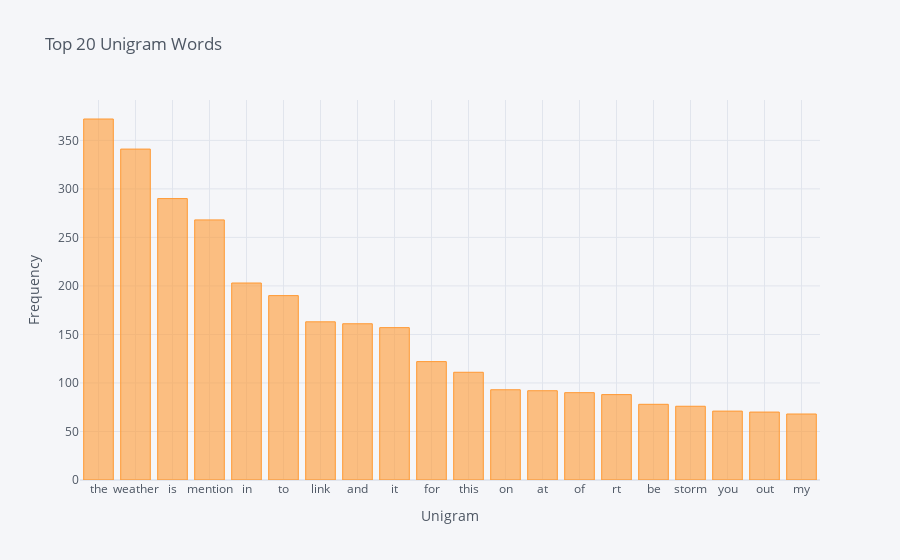

Here is the notebook cell this chart was saved with:
### Markdown cell above
##### Unigrams

### Code cell
words = get_top_n_words(df['text'], 20)
dfUni = pd.DataFrame(words, columns = ['Unigram','Frequency'])
dfUni = dfUni.set_index('Unigram')
dfUni.iplot(kind = 'bar', xTitle='Unigram', yTitle='Frequency', title = 'Top 20 Unigram Words')

### Figure 1 — Plotly figure (JSON) as saved in the notebook; plotly's stock layout.template omitted (floating-point values rounded to 4 significant figures)
{"data": [{"marker": {"color": "rgba(255, 153, 51, 0.6)", "line": {"color": "rgba(255, 153, 51, 1.0)", "width": 1}}, "name": "Frequency", "orientation": "v", "text": "", "type": "bar", "x": ["the", "weather", "is", "mention", "in", "to", "link", "and", "it", "for", "this", "on", "at", "of", "rt", "be", "storm", "you", "out", "my"], "y": [372, 341, 290, 268, 203, 190, 163, 161, 157, 122, 111, 93, 92, 90, 88, 78, 76, 71, 70, 68]}], "layout": {"legend": {"bgcolor": "#F5F6F9", "font": {"color": "#4D5663"}}, "paper_bgcolor": "#F5F6F9", "plot_bgcolor": "#F5F6F9", "title": {"font": {"color": "#4D5663"}, "text": "Top 20 Unigram Words"}, "xaxis": {"gridcolor": "#E1E5ED", "showgrid": true, "tickfont": {"color": "#4D5663"}, "title": {"font": {"color": "#4D5663"}, "text": "Unigram"}, "zerolinecolor": "#E1E5ED"}, "yaxis": {"gridcolor": "#E1E5ED", "showgrid": true, "tickfont": {"color": "#4D5663"}, "title": {"font": {"color": "#4D5663"}, "text": "Frequency"}, "zerolinecolor": "#E1E5ED"}}}
